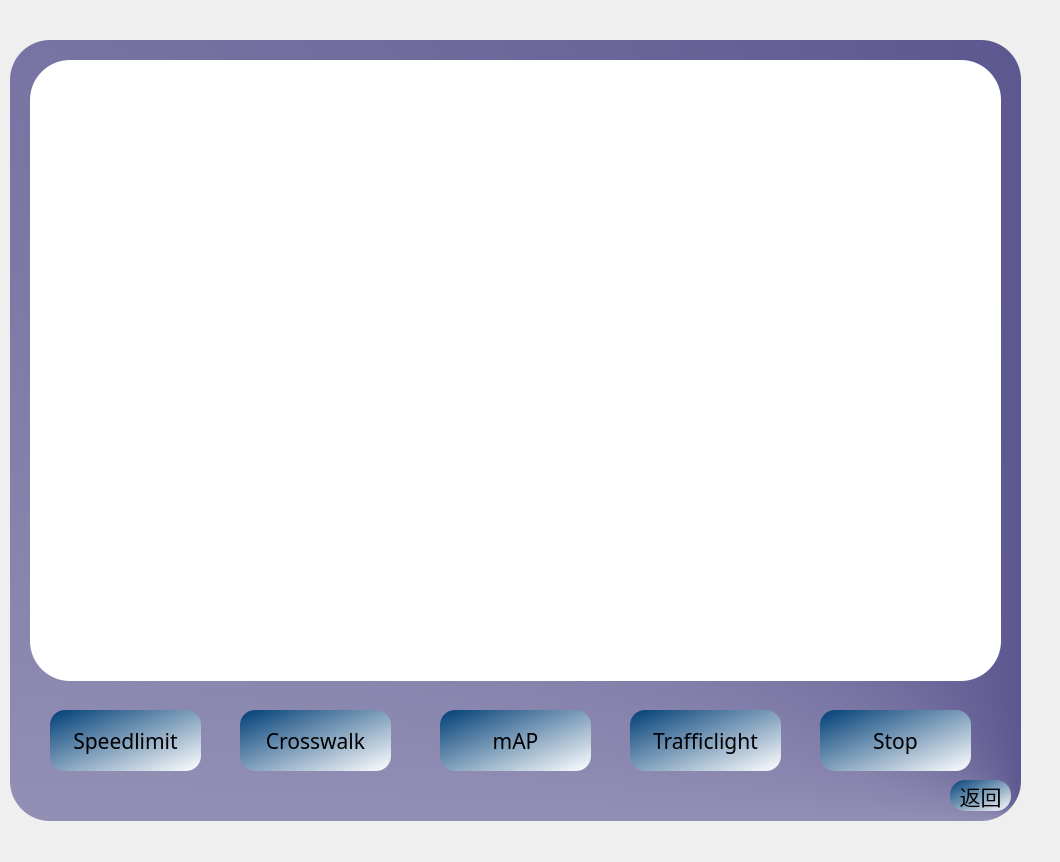
<?xml version="1.0" encoding="UTF-8"?>
<ui version="4.0">
 <class>Form</class>
 <widget class="QWidget" name="Form">
  <property name="geometry">
   <rect>
    <x>0</x>
    <y>0</y>
    <width>1060</width>
    <height>862</height>
   </rect>
  </property>
  <property name="windowTitle">
   <string>Form</string>
  </property>
  <widget class="QLabel" name="label">
   <property name="geometry">
    <rect>
     <x>10</x>
     <y>40</y>
     <width>1011</width>
     <height>781</height>
    </rect>
   </property>
   <property name="palette">
    <palette>
     <active>
      <colorrole role="Button">
       <brush brushstyle="ConicalGradientPattern">
        <gradient centralx="1.000000000000000" centraly="1.000000000000000" angle="0.000000000000000" type="ConicalGradient" spread="PadSpread" coordinatemode="ObjectBoundingMode">
         <gradientstop position="0.000000000000000">
          <color alpha="255">
           <red>38</red>
           <green>32</green>
           <blue>107</blue>
          </color>
         </gradientstop>
         <gradientstop position="1.000000000000000">
          <color alpha="255">
           <red>255</red>
           <green>255</green>
           <blue>255</blue>
          </color>
         </gradientstop>
        </gradient>
       </brush>
      </colorrole>
      <colorrole role="Base">
       <brush brushstyle="ConicalGradientPattern">
        <gradient centralx="1.000000000000000" centraly="1.000000000000000" angle="0.000000000000000" type="ConicalGradient" spread="PadSpread" coordinatemode="ObjectBoundingMode">
         <gradientstop position="0.000000000000000">
          <color alpha="255">
           <red>38</red>
           <green>32</green>
           <blue>107</blue>
          </color>
         </gradientstop>
         <gradientstop position="1.000000000000000">
          <color alpha="255">
           <red>255</red>
           <green>255</green>
           <blue>255</blue>
          </color>
         </gradientstop>
        </gradient>
       </brush>
      </colorrole>
      <colorrole role="Window">
       <brush brushstyle="ConicalGradientPattern">
        <gradient centralx="1.000000000000000" centraly="1.000000000000000" angle="0.000000000000000" type="ConicalGradient" spread="PadSpread" coordinatemode="ObjectBoundingMode">
         <gradientstop position="0.000000000000000">
          <color alpha="255">
           <red>38</red>
           <green>32</green>
           <blue>107</blue>
          </color>
         </gradientstop>
         <gradientstop position="1.000000000000000">
          <color alpha="255">
           <red>255</red>
           <green>255</green>
           <blue>255</blue>
          </color>
         </gradientstop>
        </gradient>
       </brush>
      </colorrole>
     </active>
     <inactive>
      <colorrole role="Button">
       <brush brushstyle="ConicalGradientPattern">
        <gradient centralx="1.000000000000000" centraly="1.000000000000000" angle="0.000000000000000" type="ConicalGradient" spread="PadSpread" coordinatemode="ObjectBoundingMode">
         <gradientstop position="0.000000000000000">
          <color alpha="255">
           <red>38</red>
           <green>32</green>
           <blue>107</blue>
          </color>
         </gradientstop>
         <gradientstop position="1.000000000000000">
          <color alpha="255">
           <red>255</red>
           <green>255</green>
           <blue>255</blue>
          </color>
         </gradientstop>
        </gradient>
       </brush>
      </colorrole>
      <colorrole role="Base">
       <brush brushstyle="ConicalGradientPattern">
        <gradient centralx="1.000000000000000" centraly="1.000000000000000" angle="0.000000000000000" type="ConicalGradient" spread="PadSpread" coordinatemode="ObjectBoundingMode">
         <gradientstop position="0.000000000000000">
          <color alpha="255">
           <red>38</red>
           <green>32</green>
           <blue>107</blue>
          </color>
         </gradientstop>
         <gradientstop position="1.000000000000000">
          <color alpha="255">
           <red>255</red>
           <green>255</green>
           <blue>255</blue>
          </color>
         </gradientstop>
        </gradient>
       </brush>
      </colorrole>
      <colorrole role="Window">
       <brush brushstyle="ConicalGradientPattern">
        <gradient centralx="1.000000000000000" centraly="1.000000000000000" angle="0.000000000000000" type="ConicalGradient" spread="PadSpread" coordinatemode="ObjectBoundingMode">
         <gradientstop position="0.000000000000000">
          <color alpha="255">
           <red>38</red>
           <green>32</green>
           <blue>107</blue>
          </color>
         </gradientstop>
         <gradientstop position="1.000000000000000">
          <color alpha="255">
           <red>255</red>
           <green>255</green>
           <blue>255</blue>
          </color>
         </gradientstop>
        </gradient>
       </brush>
      </colorrole>
     </inactive>
     <disabled>
      <colorrole role="Button">
       <brush brushstyle="ConicalGradientPattern">
        <gradient centralx="1.000000000000000" centraly="1.000000000000000" angle="0.000000000000000" type="ConicalGradient" spread="PadSpread" coordinatemode="ObjectBoundingMode">
         <gradientstop position="0.000000000000000">
          <color alpha="255">
           <red>38</red>
           <green>32</green>
           <blue>107</blue>
          </color>
         </gradientstop>
         <gradientstop position="1.000000000000000">
          <color alpha="255">
           <red>255</red>
           <green>255</green>
           <blue>255</blue>
          </color>
         </gradientstop>
        </gradient>
       </brush>
      </colorrole>
      <colorrole role="Base">
       <brush brushstyle="ConicalGradientPattern">
        <gradient centralx="1.000000000000000" centraly="1.000000000000000" angle="0.000000000000000" type="ConicalGradient" spread="PadSpread" coordinatemode="ObjectBoundingMode">
         <gradientstop position="0.000000000000000">
          <color alpha="255">
           <red>38</red>
           <green>32</green>
           <blue>107</blue>
          </color>
         </gradientstop>
         <gradientstop position="1.000000000000000">
          <color alpha="255">
           <red>255</red>
           <green>255</green>
           <blue>255</blue>
          </color>
         </gradientstop>
        </gradient>
       </brush>
      </colorrole>
      <colorrole role="Window">
       <brush brushstyle="ConicalGradientPattern">
        <gradient centralx="1.000000000000000" centraly="1.000000000000000" angle="0.000000000000000" type="ConicalGradient" spread="PadSpread" coordinatemode="ObjectBoundingMode">
         <gradientstop position="0.000000000000000">
          <color alpha="255">
           <red>38</red>
           <green>32</green>
           <blue>107</blue>
          </color>
         </gradientstop>
         <gradientstop position="1.000000000000000">
          <color alpha="255">
           <red>255</red>
           <green>255</green>
           <blue>255</blue>
          </color>
         </gradientstop>
        </gradient>
       </brush>
      </colorrole>
     </disabled>
    </palette>
   </property>
   <property name="styleSheet">
    <string notr="true">background-color: qconicalgradient(cx:1, cy:1, angle:0, stop:0 rgba(38, 32, 107, 255), stop:1 rgba(255, 255, 255, 255));
border-top-left-radius:40px;
border-bottom-left-radius:40px;

border-bottom-right-radius:40px;

border-top-right-radius:40px;</string>
   </property>
   <property name="text">
    <string/>
   </property>
  </widget>
  <widget class="QPushButton" name="pushButton2_3">
   <property name="geometry">
    <rect>
     <x>950</x>
     <y>780</y>
     <width>61</width>
     <height>31</height>
    </rect>
   </property>
   <property name="font">
    <font>
     <family>华文新魏</family>
     <pointsize>16</pointsize>
     <weight>50</weight>
     <bold>false</bold>
    </font>
   </property>
   <property name="styleSheet">
    <string notr="true">QPushButton{
		
	background-color: qlineargradient(spread:pad, x1:0, y1:0, x2:1, y2:1, stop:0 rgba(0, 63, 119, 255), stop:1 rgba(255, 255, 255, 255));
	border-radius:15px;
	
	color: rgb(0, 0, 0);

}

QPushButton:hover{
	background-color: qlineargradient(spread:pad, x1:0, y1:0, x2:1, y2:1, stop:0 rgba(0, 12, 83, 255), stop:1 rgba(255, 255, 255, 255));
}
QPushButton:pressed{
padding-top:7px;
padding-left:7px;
}</string>
   </property>
   <property name="text">
    <string>返回</string>
   </property>
  </widget>
  <widget class="QLabel" name="label_2">
   <property name="geometry">
    <rect>
     <x>30</x>
     <y>60</y>
     <width>971</width>
     <height>621</height>
    </rect>
   </property>
   <property name="styleSheet">
    <string notr="true">
border-top-left-radius:40px;
border-bottom-left-radius:40px;

border-bottom-right-radius:40px;

border-top-right-radius:40px;
background-color: rgb(255, 255, 255);</string>
   </property>
   <property name="text">
    <string/>
   </property>
  </widget>
  <widget class="QPushButton" name="pushButton2_6">
   <property name="geometry">
    <rect>
     <x>50</x>
     <y>710</y>
     <width>151</width>
     <height>61</height>
    </rect>
   </property>
   <property name="font">
    <font>
     <family>华文新魏</family>
     <pointsize>16</pointsize>
     <weight>50</weight>
     <bold>false</bold>
    </font>
   </property>
   <property name="styleSheet">
    <string notr="true">QPushButton{
		
	background-color: qlineargradient(spread:pad, x1:0, y1:0, x2:1, y2:1, stop:0 rgba(0, 63, 119, 255), stop:1 rgba(255, 255, 255, 255));
	border-radius:15px;
	
	color: rgb(0, 0, 0);

}

QPushButton:hover{
	background-color: qlineargradient(spread:pad, x1:0, y1:0, x2:1, y2:1, stop:0 rgba(0, 12, 83, 255), stop:1 rgba(255, 255, 255, 255));
}
QPushButton:pressed{
padding-top:7px;
padding-left:7px;
}</string>
   </property>
   <property name="text">
    <string>Speedlimit</string>
   </property>
  </widget>
  <widget class="QPushButton" name="pushButton2_7">
   <property name="geometry">
    <rect>
     <x>440</x>
     <y>710</y>
     <width>151</width>
     <height>61</height>
    </rect>
   </property>
   <property name="font">
    <font>
     <family>华文新魏</family>
     <pointsize>16</pointsize>
     <weight>50</weight>
     <bold>false</bold>
    </font>
   </property>
   <property name="styleSheet">
    <string notr="true">QPushButton{
		
	background-color: qlineargradient(spread:pad, x1:0, y1:0, x2:1, y2:1, stop:0 rgba(0, 63, 119, 255), stop:1 rgba(255, 255, 255, 255));
	border-radius:15px;
	
	color: rgb(0, 0, 0);

}

QPushButton:hover{
	background-color: qlineargradient(spread:pad, x1:0, y1:0, x2:1, y2:1, stop:0 rgba(0, 12, 83, 255), stop:1 rgba(255, 255, 255, 255));
}
QPushButton:pressed{
padding-top:7px;
padding-left:7px;
}</string>
   </property>
   <property name="text">
    <string>mAP</string>
   </property>
  </widget>
  <widget class="QPushButton" name="pushButton2_8">
   <property name="geometry">
    <rect>
     <x>240</x>
     <y>710</y>
     <width>151</width>
     <height>61</height>
    </rect>
   </property>
   <property name="font">
    <font>
     <family>华文新魏</family>
     <pointsize>16</pointsize>
     <weight>50</weight>
     <bold>false</bold>
    </font>
   </property>
   <property name="styleSheet">
    <string notr="true">QPushButton{
		
	background-color: qlineargradient(spread:pad, x1:0, y1:0, x2:1, y2:1, stop:0 rgba(0, 63, 119, 255), stop:1 rgba(255, 255, 255, 255));
	border-radius:15px;
	
	color: rgb(0, 0, 0);

}

QPushButton:hover{
	background-color: qlineargradient(spread:pad, x1:0, y1:0, x2:1, y2:1, stop:0 rgba(0, 12, 83, 255), stop:1 rgba(255, 255, 255, 255));
}
QPushButton:pressed{
padding-top:7px;
padding-left:7px;
}</string>
   </property>
   <property name="text">
    <string>Crosswalk</string>
   </property>
  </widget>
  <widget class="QPushButton" name="pushButton2_9">
   <property name="geometry">
    <rect>
     <x>630</x>
     <y>710</y>
     <width>151</width>
     <height>61</height>
    </rect>
   </property>
   <property name="font">
    <font>
     <family>华文新魏</family>
     <pointsize>16</pointsize>
     <weight>50</weight>
     <bold>false</bold>
    </font>
   </property>
   <property name="styleSheet">
    <string notr="true">QPushButton{
		
	background-color: qlineargradient(spread:pad, x1:0, y1:0, x2:1, y2:1, stop:0 rgba(0, 63, 119, 255), stop:1 rgba(255, 255, 255, 255));
	border-radius:15px;
	
	color: rgb(0, 0, 0);

}

QPushButton:hover{
	background-color: qlineargradient(spread:pad, x1:0, y1:0, x2:1, y2:1, stop:0 rgba(0, 12, 83, 255), stop:1 rgba(255, 255, 255, 255));
}
QPushButton:pressed{
padding-top:7px;
padding-left:7px;
}</string>
   </property>
   <property name="text">
    <string>Trafficlight</string>
   </property>
  </widget>
  <widget class="QPushButton" name="pushButton2_10">
   <property name="geometry">
    <rect>
     <x>820</x>
     <y>710</y>
     <width>151</width>
     <height>61</height>
    </rect>
   </property>
   <property name="font">
    <font>
     <family>华文新魏</family>
     <pointsize>16</pointsize>
     <weight>50</weight>
     <bold>false</bold>
    </font>
   </property>
   <property name="styleSheet">
    <string notr="true">QPushButton{
		
	background-color: qlineargradient(spread:pad, x1:0, y1:0, x2:1, y2:1, stop:0 rgba(0, 63, 119, 255), stop:1 rgba(255, 255, 255, 255));
	border-radius:15px;
	
	color: rgb(0, 0, 0);

}

QPushButton:hover{
	background-color: qlineargradient(spread:pad, x1:0, y1:0, x2:1, y2:1, stop:0 rgba(0, 12, 83, 255), stop:1 rgba(255, 255, 255, 255));
}
QPushButton:pressed{
padding-top:7px;
padding-left:7px;
}</string>
   </property>
   <property name="text">
    <string>Stop</string>
   </property>
  </widget>
 </widget>
 <resources>
  <include location="resource.qrc"/>
 </resources>
 <connections>
  <connection>
   <sender>pushButton2_3</sender>
   <signal>clicked()</signal>
   <receiver>Form</receiver>
   <slot>close()</slot>
   <hints>
    <hint type="sourcelabel">
     <x>641</x>
     <y>608</y>
    </hint>
    <hint type="destinationlabel">
     <x>742</x>
     <y>766</y>
    </hint>
   </hints>
  </connection>
 </connections>
</ui>
